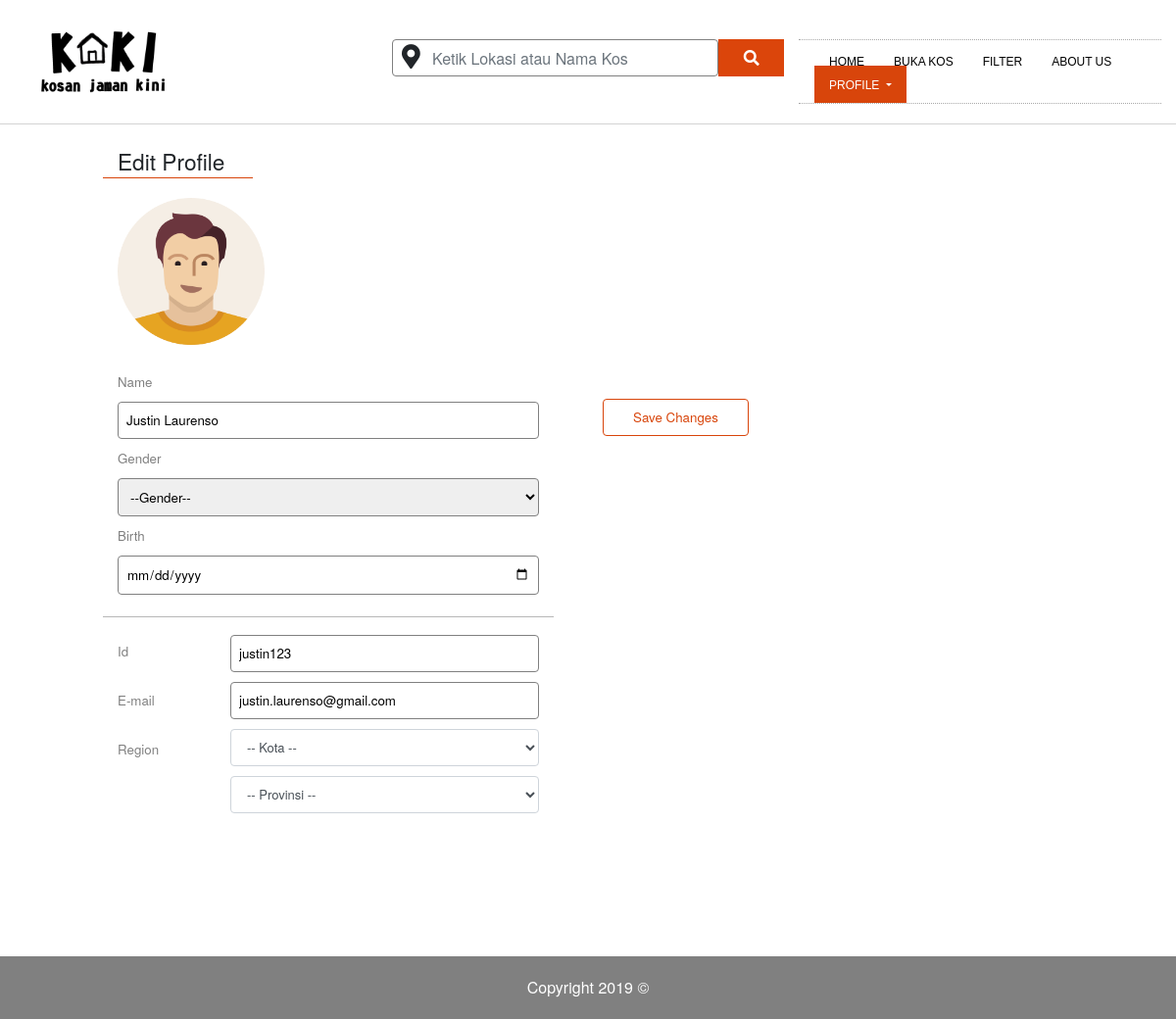
/view/edit-profile.php (signed in), run on an earlier commit of the app's database.
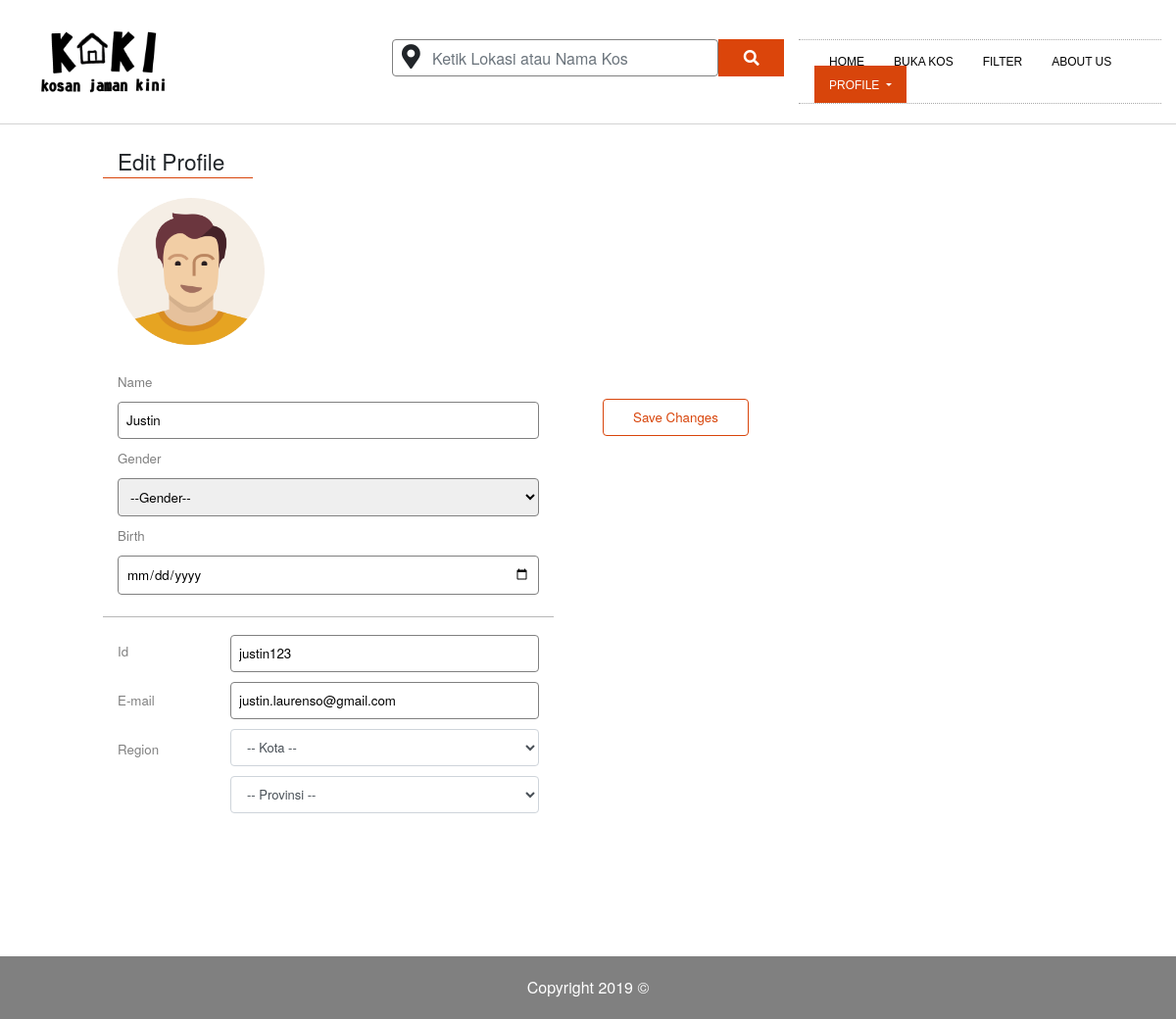
And on a later commit of the database.
### tables this page shows
CREATE TABLE `tbregister` (
  `username` varchar(200) NOT NULL,
  `name` varchar(100) NOT NULL,
  `email` varchar(100) NOT NULL,
  `password` varchar(100) NOT NULL
);

### view/edit-profile.php (the view, shortened to what this page needs)
<!DOCTYPE html>
<html>
<head>
   <link rel="stylesheet" href="https://maxcdn.bootstrapcdn.com/bootstrap/4.1.3/css/bootstrap.min.css">
   <link rel="stylesheet" href="https://cdnjs.cloudflare.com/ajax/libs/font-awesome/4.7.0/css/font-awesome.min.css">
	<link rel="stylesheet" href="../assets/css/editprofile.css">
	<link rel="stylesheet" href="https://use.fontawesome.com/releases/v5.6.3/css/all.css">
</head>
<body>
	<header id="masthead" class="site-header">
		<div class="container-fluid">
			<div class="row">
				<div class="col-md-4 col-md-4 logo">
					<img src="../assets/img/kokilogo2.png" alt="" width="180" id="logo_img">
				</div>
				<div class="col-md-4 col-md-4">
					<div class="row row2" id="top">
					<i class="fas fa-map-marker-alt"></i>
					<input type="text" class="form-control col-md-10" placeholder="Ketik Lokasi atau Nama Kos">
					<button class="col-md-2 col-md-2 btn" style="background-color: #db450b; color: #fff;margin-top: 0px;"><i class="fas fa-search"></i></button>
			</div>
				</div>
				<div class="col-md-4 col-md-4 navigation" id="master">
						  <div class="navbar">
                        <ul class="nav">
                           <li>
                               <a href="home.php">Home </b></a>
                           </li>
                           <li>
                           	<a href="bukakos.php">Buka Kos</a>
                           </li>
                            <li>
                               <a href="filter.php">Filter</a>
                            </li>
                            <li><a href="about.php">About Us</a></li>
                            <li class="dropdown active">
                               <a class="dropdown-toggle" data-toggle="dropdown" href="blog-style1.htm">Profile <b class="caret"></b></a>
                            </li>
                        </ul>
                 </div>
				</div>
			</div>
		</div>
	</header>
	<section>
		<form method="POST">
		<div class="container-fluid">
			<div class="row row1">
				<div class="col-lg-6 col-md-6 section1">
					<div class="row">
						<div class="col-lg-4 col-md-4 sectionhead">Edit Profile</div>
						<div class="col-lg-8 col-md-8"></div>
					</div>
					<div class="row rowsub1">
						<div class="col-lg-12 col-md-12 sectionphoto"><img src="../assets/img/userphoto.png" width="150px"></div>
						<div class="col-lg-12 col-md-12">
							<div class="row sectioninfo">
								<div class="col-lg-12 col-md-12 infohead">Name</div>
								<?php
									include "../koneksi/koneksi.php";
									$user = $_SESSION['username'];
									$sql = "select * from tbregister where username='$user'";
									$query = mysqli_query($conn,$sql);
									while ($re = mysqli_fetch_array($query)) {
										$username = $re['username'];
										$name = $re['name'];
										$email = $re['email'];
								 ?>
								<div class="col-lg-12 col-md-12 info">
									<input type="text" name="name" id="" placeholder="Enter Your Name" value="<?php echo($name) ?>">
								</div>
								<div class="col-lg-12 col-md-12 infohead">Gender</div>
								<div class="col-lg-12 col-md-12 info">
									<select name="gender" id="gender">
										<option>--Gender--</option>
									</select>
								</div>
								<div class="col-lg-12 col-md-12 infohead">Birth</div>
								<div class="col-lg-12 col-md-12 info">
									<input type="date" name="date" id="" value="">
								</div>
							</div>
						</div>
					</div>
					<div class="row rowsub2">
					<div class="col-lg-3 col-md-3">
						<div class="col-lg-12 col-md-12 infohead head2">Id</div>
						<div class="col-lg-12 col-md-12 infohead head2">E-mail</div>
						<div class="col-lg-12 col-md-12 infohead head2">Region</div>
					</div>
					<div class="col-lg-9 col-md-9">
						<div class="row">
							<div class="col-lg-12 col-md-12 info">
								<input type="text" name="username" id="" value="<?php echo($username) ?>">
							</div>
							<div class="col-lg-12 col-md-12 info">	<input type="text" name="email" id="" value="<?php echo($email) ?>">
							</div>
							<div class="col-lg-12 col-md-12 info">
								<select name="region" id="region" class="form-control">
									<option value="-">-- Kota --</option>
								</select>
							</div>
							<div class="col-lg-12 col-md-12 info">
								<select name="region1" id="region" class="form-control">
									<option value="-">-- Provinsi --</option>
								</select>
							</div>
							<div class="col-lg-12 col-md-12">
							</div>
						</div>
					</div>
				</div>
				</div>
				<div class="col-lg-6 col-md-6 butsave">
					<button name="change">Save Changes</button>
				</div>
				<?php
					}
				?>
				</div>
			</div>
		</form>
	</section>
	<footer>
		<div class="container-fluid">
			<div class="row row12">
				<p class="copyright">Copyright 2019 &copy;</p>
			</div>
		</div>
	</footer>
</body>
</html>

What changed in the data, as far as the page shows it:
changed tbregister "justin123": name "Justin Laurenso" → "Justin"
